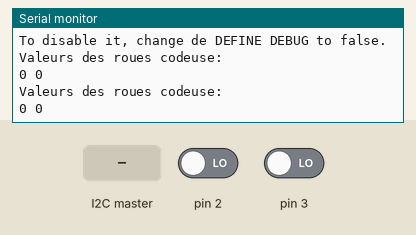
The sketch below on a simulated Arduino Nano, built with avr-gcc and run on an emulated ATmega328P. Parts: the last lines printed to the serial monitor. The test bench sets the inputs (shaded band); at power-on: pin 2 LOW, pin 3 LOW.

Above: at 1.2 s.
1.3 s: the I2C master sends the byte 1
At 1.9 s:
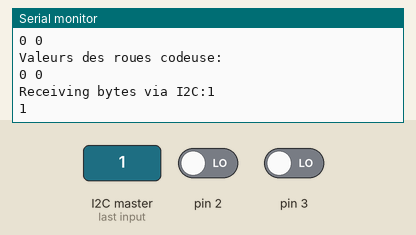
2.8 s: pin 2 driven HIGH
At 3.4 s:
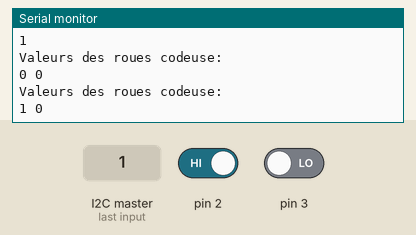
4.3 s: pin 3 driven HIGH
At 5.6 s:
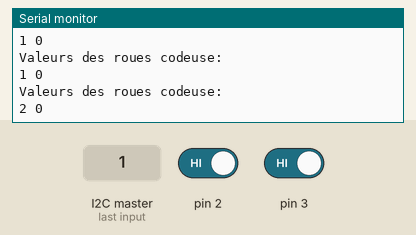
5.8 s: the I2C master sends the byte 0
At 6.0 s:
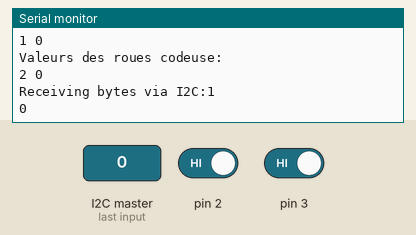
7.3 s: pin 2 driven LOW
At 8.4 s:
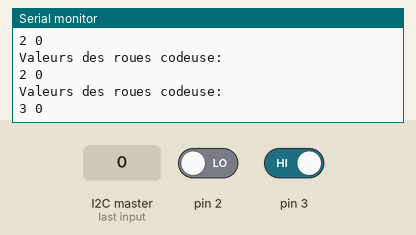
8.8 s: pin 3 driven LOW
At 9.9 s:
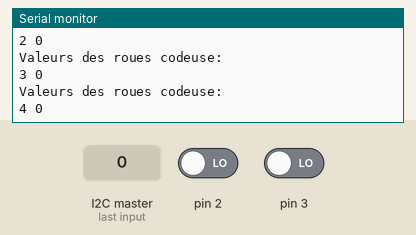
Timing chart, 0 to 11.3 s (numbered marks = the images above; inputs shaded):
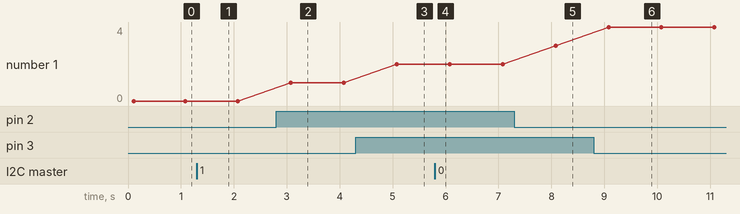

Measured:
- after the input at 1.3 s, the serial monitor: prints a new line at once (image 1)
- after the input at 2.8 s, the serial monitor: prints a new line after 0.28 s (image 2)
- after the input at 4.3 s, the serial monitor: prints a new line after 0.78 s (image 3)
- after the input at 5.8 s, the serial monitor: prints a new line at once (image 4)
- after the input at 7.3 s, the serial monitor: prints a new line after 0.78 s (image 5)
- after the input at 8.8 s, the serial monitor: prints a new line after 0.28 s (image 6)
- plotted number 1: 2 → 3 after the input at 7.3 s, 3 → 4 after the input at 8.8 s

The sketch:

testrc.ino
```cpp
/* Test des roues codeuses (via de0 nano)
 *
 * Auteurs : Louis Defauw, Alexis Paques
 * Dates : 19/03/2015
 * Etat : fonctionnel
 */

/* LIBRARIES */
#include <Wire.h>
#include <Math.h>

/* DEFINES */
#define DEBUG true
// I2C
#define I2CMOTORARDUINO 8
#define MSB(xx) byte(xx >> 8)
#define LSB(xx) byte(xx & 0xFF)
#define FUNCTION(x) byte(x >> 4)
#define DATA(x) byte(x & 0x0F)
#define PACK(x,y) uint16_t(uint16_t(x << 8) + uint16_t(y))
#define LSBTOMSB(x) byte(x << 4)
// DEBUG
#if DEBUG
#define DEBUG_BEGIN(x); Serial.begin(x);
#define DEBUG_PRINT(x); Serial.print(x);
#define DEBUG_PRINTLN(x); Serial.println(x);
#else
#define DEBUG_BEGIN(x);
#define DEBUG_PRINT(x);
#define DEBUG_PRINTLN(x);
#endif

/* VARS */
// I2C
byte regs[4];
// Rotary encoder
volatile unsigned int distX = 0;
volatile unsigned int distY = 0;
volatile unsigned long compteurGauche = 0;
volatile unsigned long compteurDroit = 0;
volatile boolean stateGaucheA = 0;
volatile boolean stateGaucheB = 0;
volatile boolean stateDroitA = 0;
volatile boolean stateDroitB = 0;

/* SETUP */
void setup()
{
  // DEBUG
  DEBUG_BEGIN(9600);
  DEBUG_PRINTLN("You started a debug session");
  DEBUG_PRINTLN("To disable it, change de DEFINE DEBUG to false.");
  // I2C
  regs[0] = 0x09;
  regs[1] = 0x09;
  regs[2] = 0x04;
  regs[3] = 0x08;
  Wire.begin(I2CMOTORARDUINO);
  Wire.onRequest(requestEvent);
  Wire.onReceive(receiveEvent);
  // Rotary Encoder
  pinMode(2, INPUT);
  pinMode(3, INPUT);
  pinMode(18, INPUT);
  pinMode(19, INPUT);
  attachInterrupt(0, GaucheA, CHANGE);
  attachInterrupt(1, GaucheB, CHANGE);
  attachInterrupt(4, DroitA, CHANGE);
  attachInterrupt(5, DroitB, CHANGE);
}

/* LOOP */
void loop()
{
  DEBUG_PRINTLN("Valeurs des roues codeuse:");
  DEBUG_PRINT(compteurGauche);
  DEBUG_PRINT(" ");
  DEBUG_PRINTLN(compteurDroit);
  delay(1000); // Définit la rapidité de la régulation
}

/* FUNCTIONS */
// I2C
void requestEvent(){
  DEBUG_PRINT("Sending data via I2C:");
  DEBUG_PRINTLN(4);
  Wire.write(regs,4);
}

void receiveEvent(int howMany){
  int byteCounter = 0;
  DEBUG_PRINT("Receiving bytes via I2C:");
  DEBUG_PRINTLN(howMany);
  byte temp = 0;
  while(byteCounter < howMany){
    byte b = Wire.read();
    byteCounter++;
    DEBUG_PRINTLN(b);
    if(byteCounter == 1) temp = b;
    else{
        byte funcdata = temp;
        byte datab = b;
        byte function = FUNCTION(funcdata);
        uint16_t data = PACK(DATA(funcdata), datab);
        HaveToWork(function, data);
    }
  }
}

void HaveToWork(byte function, uint16_t data)
{
  data = data*16.0; // !!! on recoit des cm ou des degrés => il faut les transformer !!!
  switch(function){
    case 1: // STOP
      DEBUG_PRINTLN("stop");
      break;
    case 2: // FORWARD
      DEBUG_PRINTLN("forward");
      break;
    case 3: // BACKWARD
      DEBUG_PRINTLN("back");
      break;
    case 4: // TURN LEFT
      DEBUG_PRINTLN("left");
      break;
    case 5: // TURN RIGHT
      DEBUG_PRINTLN("right");
      break;
    default:
      // Source = 0
      DEBUG_PRINTLN("!!!!stop");
      break;
  }
}

// Rotary encoders interruptions
void GaucheA(){
  // Le HIGH permet de convertir la valeur en booléen
  stateGaucheA=digitalRead(2) == HIGH;
  compteurGauche += (stateGaucheA != stateGaucheB) ? +1 : -1;
}
void GaucheB(){
  stateGaucheB=digitalRead(3) == HIGH;
  compteurGauche += (stateGaucheA == stateGaucheB) ? +1 : -1;
}
void DroitA(){
  stateDroitA=digitalRead(19) == HIGH;
  compteurDroit += (stateDroitA != stateDroitB) ? +1 : -1;
}
void DroitB(){
  stateDroitB=digitalRead(18) == HIGH;
  compteurDroit += (stateDroitA == stateDroitB) ? +1 : -1;
}
```
